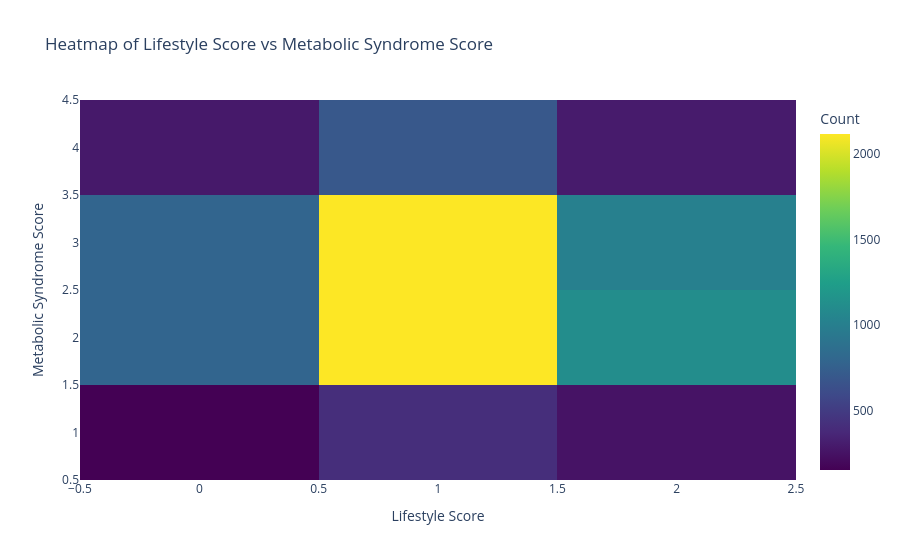

The code cell stored with this chart in its notebook:
### Markdown cell above
**Interpretation**: Within the Smoking by Metabolic Syndrome Score, one can note that most of the distribution falls within metabolic scores of 2 and 3. Most former smokers lie within this category as well. The ratio between current smokers, former smokers, and never smokers remains relatively equal. This shows that smoking itself has no clear relationship with metabolic syndrome score. One can interpret that while smoking status is distributed across various metabolic syndrome scores, it does not appear to have a strong correlation with the severity of metabolic syndrome, suggesting that other factors may be more influential in determining metabolic health.

### Code cell
# Create heatmap of lifestyle score vs metabolic syndrome score
heatmap = px.density_heatmap(
    df_cleaned,
    x='Lifestyle_Score',
    y='Metabolic_Syndrome_Score',
    z=None,
    histfunc='count',
    color_continuous_scale='Viridis',
    title='Heatmap of Lifestyle Score vs Metabolic Syndrome Score',
)

# Set titles of x and y axis
heatmap.update_layout(
    xaxis_title='Lifestyle Score',
    yaxis_title='Metabolic Syndrome Score',
    coloraxis_colorbar=dict(title='Count'),
)

#Save histogram
heatmap.write_html(os.path.join('C:/Users/pfmij/In_Class_Assignments/Monique_Bucknor_Proj2FinalProj/Monique_Bucknor_Final_Proj', 'Heatmap of Lifestyle Score vs Metabolic Syndrome Score.html'))

# Show map
heatmap.show()

### Figure 1 — Plotly figure (JSON) as saved in the notebook; plotly's stock layout.template omitted (floating-point values rounded to 4 significant figures; data arrays with more than 128 entries replaced by an {"elided": "..."} marker saying what was removed)
{"data": [{"coloraxis": "coloraxis", "histfunc": "count", "hovertemplate": "Lifestyle_Score=%{x}<br>Metabolic_Syndrome_Score=%{y}<br>count=%{z}<extra></extra>", "name": "", "type": "histogram2d", "x": {"elided": "10000 int values"}, "xaxis": "x", "xbingroup": "x", "y": {"elided": "10000 int values"}, "yaxis": "y", "ybingroup": "y"}], "layout": {"autosize": true, "coloraxis": {"colorbar": {"title": {"text": "Count"}}, "colorscale": [[0, "#440154"], [0.1111, "#482878"], [0.2222, "#3e4989"], [0.3333, "#31688e"], [0.4444, "#26828e"], [0.5556, "#1f9e89"], [0.6667, "#35b779"], [0.7778, "#6ece58"], [0.8889, "#b5de2b"], [1, "#fde725"]]}, "legend": {"tracegroupgap": 0}, "title": {"text": "Heatmap of Lifestyle Score vs Metabolic Syndrome Score"}, "xaxis": {"anchor": "y", "autorange": true, "domain": [0, 1], "range": [-0.5, 2.5], "title": {"text": "Lifestyle Score"}, "type": "linear"}, "yaxis": {"anchor": "x", "autorange": true, "domain": [0, 1], "range": [0.5, 4.5], "title": {"text": "Metabolic Syndrome Score"}, "type": "linear"}}}
